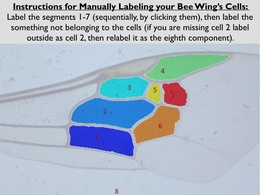
%> input picture ID-Bee/NEW/instrcforMan.001.jpg, 260 x 195 px, shrunk from 1024 x 768 before the run
$ octave --eval "result = ExtractCells(imread('../instrcforMan.001.jpg'));"   (GNU Octave 9; MATLAB toolbox functions it lacks are replaced by stand-ins)
%> lines starting %> are read from the running program, lines starting %| are printed output that depends on the picture; in (x1, y1, x2, y2) boxes, pixels count from 0 and x2, y2 are one past the last pixel; in counts of white or black regions, pixels touching at a corner belong together; the program's own positions count from 1
function limg=ExtractCells(img)

fun=@(block_struct) im2bw(block_struct.data,graythresh(block_struct.data));
box=[128 128]/4;
I=rgb2gray(img);

bw1 = blockproc(I,box,fun);
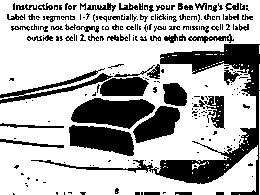
%> bw1: size 195x260 logical; 70.2% white; 226 black regions (160 under 20 px), largest, box (x1, y1, x2, y2) and area: (31, 44, 260, 195) 4649, (71, 98, 155, 129) 1763, (69, 125, 134, 156) 1412
bw2 = blockproc([I(1:floor(box(1)/2),1:end); I],box,fun);
%> bw2: size 211x260 logical; 72.5% white; 297 black regions (218 under 20 px), largest, box (x1, y1, x2, y2) and area: (70, 67, 260, 211) 5094, (69, 141, 134, 172) 1401, (72, 114, 155, 145) 1320
bw2=bw2((floor(box(1)/2)+1):end,1:end);
%> bw2: size 195x260 logical; 71.9% white; 237 black regions (171 under 20 px), largest, box (x1, y1, x2, y2) and area: (70, 51, 260, 195) 5094, (69, 125, 134, 156) 1401, (72, 98, 155, 129) 1320
bw3 = blockproc([I(1:end,1:floor(box(2)/2)) I],box,fun);
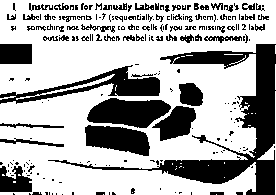
%> bw3: size 195x276 logical; 67.9% white; 226 black regions (159 under 20 px), largest, box (x1, y1, x2, y2) and area: (48, 44, 276, 195) 6184, (0, 65, 160, 104) 1877, (87, 98, 171, 128) 1753
bw3=bw3(1:end,(floor(box(2)/2+1)):end);
%> bw3: size 195x260 logical; 67.7% white; 213 black regions (147 under 20 px), largest, box (x1, y1, x2, y2) and area: (32, 44, 260, 195) 6184, (0, 65, 144, 104) 1758, (71, 98, 155, 128) 1753
bw4 = blockproc([I(1:floor(box(1)/2),1:floor(box(2)/2)) I(1:floor(box(1)/2),1:end); ...
    I(1:end,1:floor(box(2)/2)) I],box,fun);
%> bw4: size 211x276 logical; 72.3% white; 328 black regions (250 under 20 px), largest, box (x1, y1, x2, y2) and area: (160, 94, 276, 200) 3352, (0, 67, 275, 120) 3307, (86, 114, 171, 144) 1408
bw4=bw4((floor(box(1)/2)+1):end,(floor(box(2)/2+1)):end);
%> bw4: size 195x260 logical; 70.8% white; 253 black regions (188 under 20 px), largest, box (x1, y1, x2, y2) and area: (144, 78, 260, 184) 3352, (0, 51, 259, 98) 2890, (70, 98, 155, 128) 1408

bw6=bw1+bw2+bw3+bw4;
bw6(bw6<3)=0;
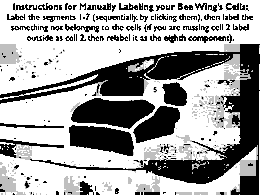
%> bw6: size 195x260 double; min 0, max 4, mean 2.56; drawn with min black and max white
bw5=~logical(bw6);
%> bw5: size 195x260 logical; 33.9% white; 242 white regions (179 under 20 px)

L=bwlabel(bw5);
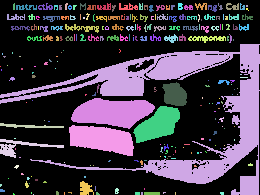
%> L: size 195x260 double; 243 distinct labels, from 0 to 242; one colour per label, 0 black
stats=regionprops(L,'BoundingBox');
%> stats = 242 regions; largest, box (x1, y1, x2, y2): (0, 44, 260, 195), (71, 98, 155, 129), (69, 125, 134, 156), (133, 106, 180, 143), (0, 139, 64, 158)
a=cell2mat({stats.BoundingBox});
%> a = 968 values, max 260 at index 7, min 0.5 at index 1, mean 54.42
[~,ind]=max(a(3:4:end).*a(4:4:end));
%> ind = 2
L(L~=ind)=0;% get region with largest footprint
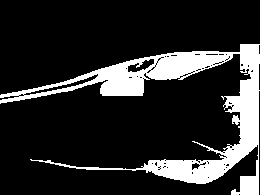
%> L: size 195x260 double; values 0 (black) and 2 (white), 17% white; 1 white region, box (x1, y1, x2, y2) and area: (0, 44, 260, 195) 8613

bwveins=~logical(L);

% fill small holes
L=bwlabel(bwveins,4);
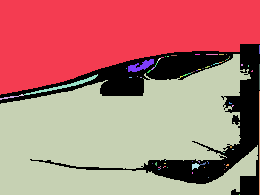
%> L: size 195x260 double; 81 distinct labels, from 0 to 80; one colour per label, 0 black


x=tabulate(reshape(L,1,numel(L)));
%> x = 81 rows, first 12: [1 17069 33.67; 0 8613 16.99; 2 29 0.0572; 3 24247 47.82; 4 7 0.0138; 5 209 0.412; 6 1 0.00197; 7 165 0.325; 8 3 0.00592; 9 1 0.00197; 10 2 0.00394; 11 1 0.00197]
sh=ismember(L,x(x(:,2)<2000/4,1));
%> sh: size 195x260 logical; 1.5% white in thin lines or dots, all inside (x1, y1, x2, y2) = (0, 45, 260, 195)
bwveins2=~bwveins+sh;
%> bwveins2: size 195x260 double; values 0 (black) and 1 (white), 18.5% white; 1 white region, box (x1, y1, x2, y2) and area: (0, 44, 260, 195) 9384

bwveins3=imerode(imdilate(bwveins2,ones(7)),ones(5));
%> bwveins3: size 195x260 double; values 0 (black) and 1 (white), 22% white; 1 white region, box (x1, y1, x2, y2) and area: (0, 43, 260, 195) 11164

limg=bwlabel(~bwveins3);
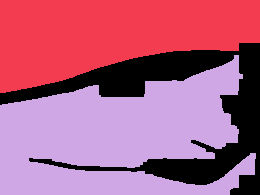
%> limg: size 195x260 double; 3 distinct labels, from 0 to 2; one colour per label, 0 black
bor=imfill(bwveins3,'holes');
limg=bor.*limg;% removes the labeled components bordering image boundaries
%> limg: size 195x260 double; every value is 0

end

$ run again, on ID-Bee/NEW/number.jpg
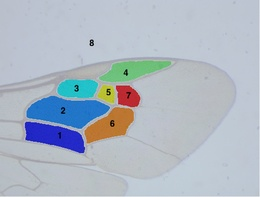
%> input picture ID-Bee/NEW/number.jpg, 260 x 197 px, shrunk from 960 x 728 before the run
%> bw1: size 197x260 logical; 69.2% white; 124 black regions (99 under 20 px), largest, box (x1, y1, x2, y2) and area: (0, 0, 259, 196) 7425, (0, 71, 110, 128) 2871, (25, 122, 85, 153) 1142
%> bw5: size 197x260 logical; 48.6% white; 172 white regions (138 under 20 px)
%> stats = 172 regions; largest, box (x1, y1, x2, y2): (0, 0, 259, 196), (27, 96, 110, 129), (0, 0, 33, 72), (25, 122, 85, 153), (85, 107, 134, 143)
%> a = 688 values, max 259 at index 11, min 0.5 at index 1, mean 47.31
%> ind = 3
%> bwveins: size 197x260 logical; 68% white; 1 black region, box (x1, y1, x2, y2) and area: (0, 0, 259, 196) 16403
%> in ExtractCells, `L=bwlabel(bwveins,4);`:
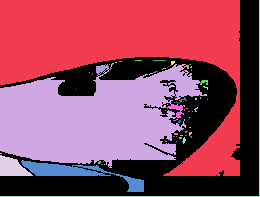
%> L: size 197x260 double; 78 distinct labels, from 0 to 77; one colour per label, 0 black
%> x = 78 rows, first 12: [1 18595 36.3; 0 16403 32.02; 2 13771 26.89; 3 2 0.0039; 4 439 0.857; 5 456 0.89; 6 1098 2.14; 7 1 0.00195; 8 1 0.00195; 9 1 0.00195; 10 80 0.156; 11 1 0.00195]
%> sh: size 197x260 logical; 2.6% white; 54 white regions (49 under 20 px), largest, box (x1, y1, x2, y2) and area: (0, 0, 260, 197) 456, (0, 155, 33, 176) 439, (167, 101, 185, 118) 112, (96, 63, 114, 76) 104, (200, 80, 208, 85) 26
%> bwveins2: size 197x260 double; values 0 (black) and 1 (white), 34.7% white; 1 white region, box (x1, y1, x2, y2) and area: (0, 0, 260, 197) 17756
%> bwveins3: size 197x260 double; values 0 (black) and 1 (white), 40% white; 1 white region, box (x1, y1, x2, y2) and area: (0, 0, 260, 197) 20485
%> bor: size 197x260 double; values 0 (black) and 1 (white), 45.5% white; 1 white region, box (x1, y1, x2, y2) and area: (0, 0, 260, 197) 23280
%> in ExtractCells, `limg=bor.*limg;`:
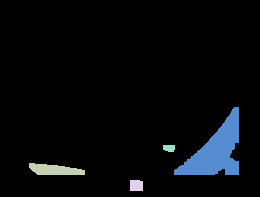
%> limg: size 197x260 double; 5 distinct labels, from 0 to 6; one colour per label, 0 black
